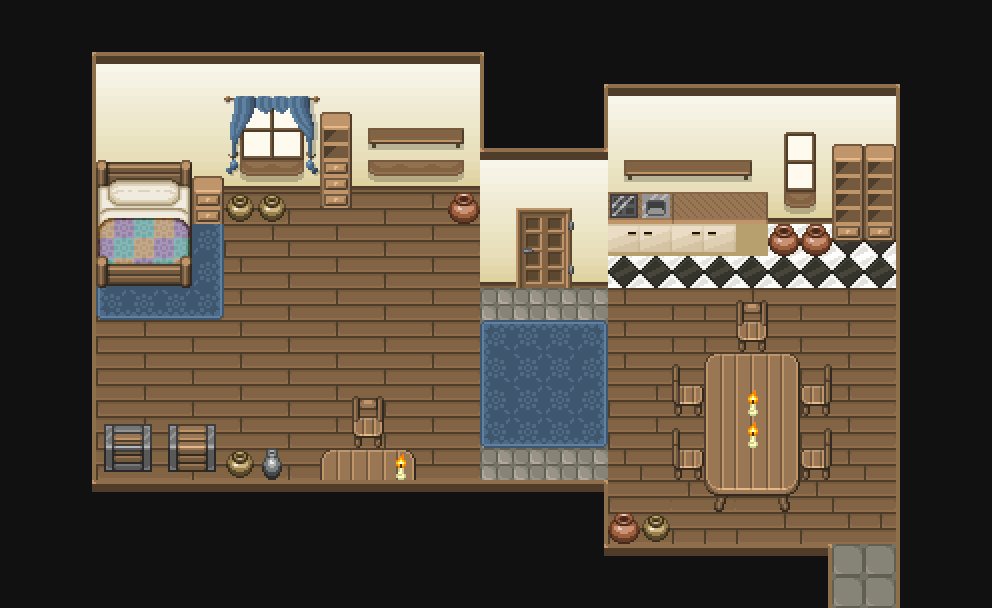

Rendered tile map (Tiled .tmx) drawn with the repository's tilesets; below, a short description and the map source with its tile grids summarised:
An orthogonal 31x19 tile map with 32x32 px tiles, 5 tile layers (ground_walls, deco0, deco1, deco2, ...), 5 hidden layers not drawn.

<map version="1.4" tiledversion="1.4.3" orientation="orthogonal" renderorder="right-down" compressionlevel="0" width="31" height="19" tilewidth="32" tileheight="32" infinite="0" nextlayerid="11" nextobjectid="1">
 <editorsettings>
  <export target="test.json" format="json" />
 </editorsettings>
 <tileset firstgid="1" name="interior_tiles" tilewidth="32" tileheight="32" tilecount="256" columns="16">
  <image source="interior_tiles.png" width="512" height="512" />
  <terraintypes>
   <terrain name="tile" tile="-1" />
   <terrain name="plank" tile="-1" />
   <terrain name="roof" tile="-1" />
   <terrain name="red carpet" tile="-1" />
   <terrain name="blue carpet" tile="0" />
  </terraintypes>
  <tile id="0" terrain="1,1,1,1" />
  <tile id="1" terrain="1,1,1,1" />
  <tile id="2" terrain="1,1,1,1" />
  <tile id="7" type="wall" />
  <tile id="16" terrain="0,0,0,0" />
  <tile id="23" type="wall" />
  <tile id="32" terrain=",,,2" />
  <tile id="33" terrain=",,2,2" />
  <tile id="34" terrain=",,2," />
  <tile id="35" terrain="2,2,2," />
  <tile id="36" terrain="2,2,,2" />
  <tile id="39" type="wall" />
  <tile id="48" terrain=",2,,2" />
  <tile id="49" terrain="2,2,2,2" />
  <tile id="50" terrain="2,,2," />
  <tile id="51" terrain="2,,2,2" />
  <tile id="52" terrain=",2,2,2" />
  <tile id="55" type="wall" />
  <tile id="59" type="table" />
  <tile id="60" type="table" />
  <tile id="61" type="table" />
  <tile id="64" terrain=",2,," />
  <tile id="65" terrain="2,2,," />
  <tile id="66" terrain="2,,," />
  <tile id="75" type="table" />
  <tile id="76" type="table" />
  <tile id="77" type="table" />
  <tile id="78" type="chair left" />
  <tile id="79" type="chair right" />
  <tile id="80" type="carpet_red" terrain=",,,3" />
  <tile id="81" type="carpet_red" terrain=",,3,3" />
  <tile id="82" type="carpet_red" terrain=",,3," />
  <tile id="91" type="table" />
  <tile id="92" type="table" />
  <tile id="93" type="table" />
  <tile id="96" type="carpet_red" terrain=",3,,3" />
  <tile id="97" type="carpet_red" terrain="3,3,3,3" />
  <tile id="98" type="carpet_red" terrain="3,,3," />
  <tile id="101" type="bed" />
  <tile id="102" type="bed" />
  <tile id="103" type="bed" />
  <tile id="111" type="chair front" />
  <tile id="112" type="carpet_red" terrain=",3,," />
  <tile id="113" type="carpet_red" terrain="3,3,," />
  <tile id="114" type="carpet_red" terrain="3,,," />
  <tile id="117" type="bed" />
  <tile id="118" type="bed" />
  <tile id="119" type="bed" />
  <tile id="123" type="cabinet" />
  <tile id="124" type="cabinet" />
  <tile id="133" type="bed" />
  <tile id="134" type="bed" />
  <tile id="135" type="bed" />
  <tile id="139" type="cabinet" />
  <tile id="140" type="cabinet" />
  <tile id="149" type="bed" />
  <tile id="150" type="bed" />
  <tile id="151" type="bed" />
  <tile id="155" type="stove" />
  <tile id="156" type="sink" />
  <tile id="175" type="candle" />
  <tile id="176" terrain=",,,4" />
  <tile id="177" terrain=",,4,4" />
  <tile id="178" terrain=",,4," />
  <tile id="192" terrain=",4,,4" />
  <tile id="193" terrain="4,4,4,4" />
  <tile id="194" terrain="4,,4," />
  <tile id="208" terrain=",4,," />
  <tile id="209" terrain="4,4,," />
  <tile id="210" terrain="4,,," />
  <tile id="237" type="pot1" />
  <tile id="238" type="pot2" />
  <tile id="239" type="pot3" />
  <tile id="254" type="goal" />
  <tile id="255" type="obstacle" />
 </tileset>
 <layer id="1" name="ground_walls" width="31" height="19">
  <data>[589 cells, 326 non-empty, 10 distinct tile ids]</data>
 </layer>
 <layer id="2" name="deco0" width="31" height="19">
  <data>[589 cells, 135 non-empty, 65 distinct tile ids]</data>
 </layer>
 <layer id="3" name="deco1" width="31" height="19">
  <data>[589 cells, 13 non-empty, 9 distinct tile ids]</data>
 </layer>
 <layer id="4" name="deco2" width="31" height="19">
  <data>[589 cells, 17 non-empty, 15 distinct tile ids]</data>
 </layer>
 <layer id="5" name="roof" width="31" height="19">
  <data>[589 cells, 263 non-empty, 11 distinct tile ids]</data>
 </layer>
 <layer id="6" name="bedroom" width="31" height="19" visible="0">
  <data>[589 cells, 79 non-empty, 1 distinct tile ids]</data>
 </layer>
 <layer id="7" name="breakable" width="31" height="19" visible="0">
  <data>[589 cells, 9 non-empty, 1 distinct tile ids]</data>
 </layer>
 <layer id="8" name="collision" width="31" height="19" visible="0">
  <data>[589 cells, 123 non-empty, 1 distinct tile ids]</data>
 </layer>
 <layer id="9" name="start" width="31" height="19" visible="0">
  <data>[589 cells, 1 non-empty, 1 distinct tile ids]</data>
 </layer>
 <layer id="10" name="goal" width="31" height="19" visible="0">
  <data>[589 cells, 79 non-empty, 1 distinct tile ids]</data>
 </layer>
</map>